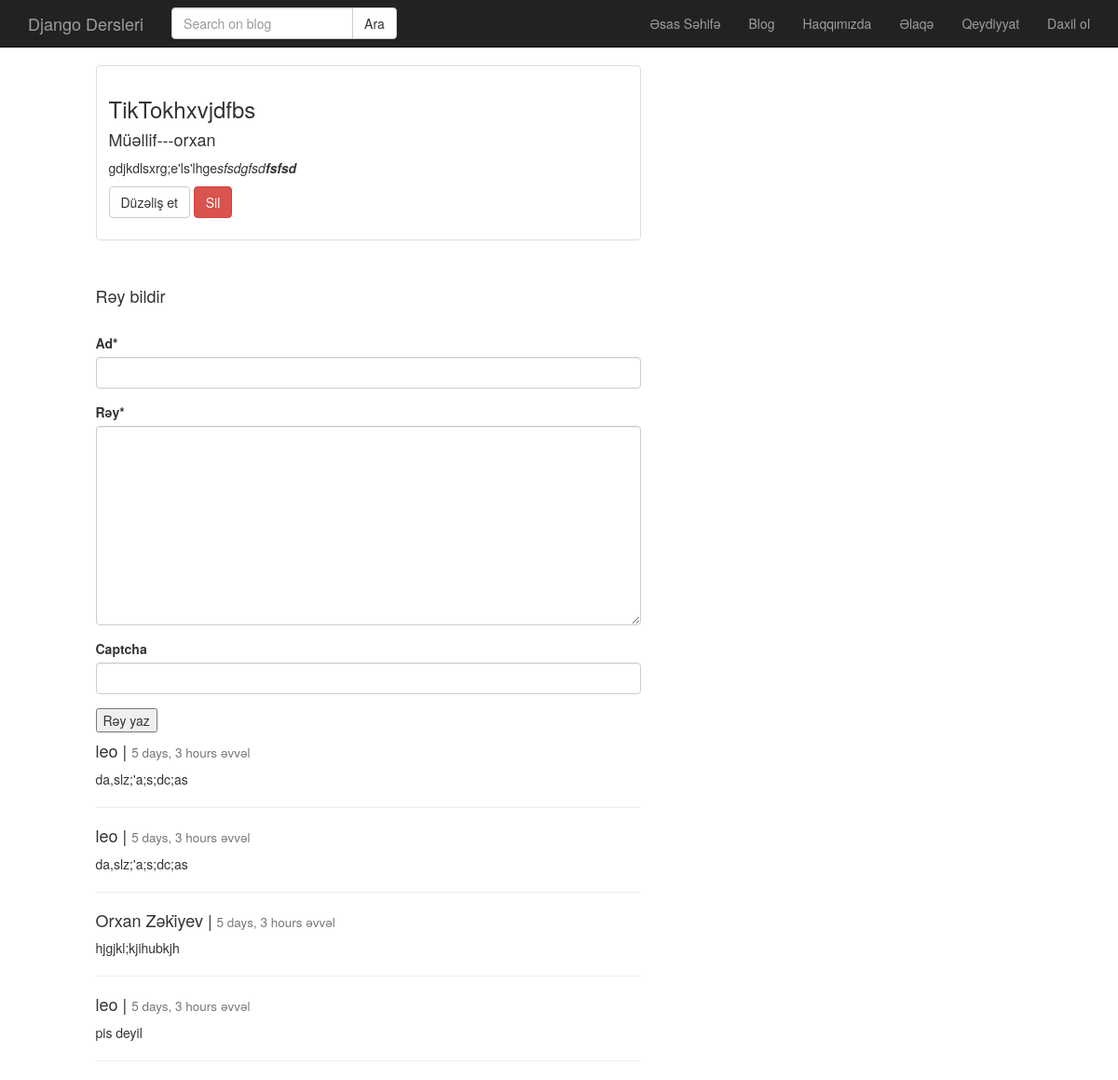
/post/tiktokhxvjdfbs-1/, run on the app's committed database.
### post/models.py (models this page shows, shortened)
class Post(models.Model):
    user = models.ForeignKey("auth.User", verbose_name='Müəllif', on_delete=models.CASCADE,related_name='posts')
    title = models.CharField(verbose_name='Başlıq',max_length=50)
    content = RichTextField(verbose_name ='Mətn')
    publishing_date = models.DateTimeField(verbose_name='Yazılma tarixi',auto_now_add=True)
    image = models.ImageField(null=True, blank=True)
    slug = models.SlugField(unique=True, editable=False, max_length=80)
    def get_update_url(self):
        return reverse("post:update", kwargs={"slug": self.slug})
    def get_delete_url(self):
        return reverse("post:delete", kwargs={"slug": self.slug})
    class Meta:
        ordering = ['-publishing_date']

class Comment(models.Model):
    post = models.ForeignKey("post.Post", on_delete=models.CASCADE,related_name='comments')
    name = models.CharField(verbose_name='Ad', max_length = 250)
    content = models.TextField(verbose_name='Rəy', max_length=250)
    created_date = models.DateTimeField(auto_now_add=True)

### post/views.py (the view)
# urls.py: path('<slug>/', post_detail,name='detail'),
def post_detail(request,slug):
    spec_post = get_object_or_404(Post, slug=slug)
    form_var = CommentForm(request.POST or None, request.FILES or None)
    if form_var.is_valid():
        comment_here = form_var.save(commit=False) # save metodundan qayidan objecti stored_form deyiseninde saxladiq
        comment_here.post = spec_post
        comment_here.save()
        return HttpResponseRedirect(spec_post.get_absolute_url())
    context = {
        'post_det':spec_post,
        'form':form_var,
    }
    return render(request, 'post/detail.html', context)

### post/forms.py
class CommentForm(forms.ModelForm):
    captcha = ReCaptchaField()
    class Meta:
        model = Comment
        fields = [
            'name',
            'content',
        ]

### templates/post/detail.html (shortened to what this page needs)
{% extends "base.html" %} {% block body %}
<div class="row">
    <div class="col-md-6 col-md-offset-1">
        <div class="thumbnail">
            <div class="caption">
                <h3>{{ post_det.title }}<small>{{ post.publishing_date }}</small></h3>
                <h4>Müəllif---{{ post_det.user }}</h4>
                <p>{{ post_det.content|safe|linebreaks }}</p>
                <p>
                    <a href="{{ post_det.get_update_url }}" class="btn btn-default" role="button">Düzəliş et</a>
                    <a href="{{ post_det.get_delete_url }}" class="btn btn-danger" role="button">Sil</a>
                </p>
            </div>
        </div>
        <br>
        <h4>Rəy bildir</h4><br> {% include "post/comment.html" %} {% for comment in post_det.comments.all %}
        <h4>{{ comment.name }} | <small>{{ comment.created_date|timesince }} əvvəl </small></h4>
        <p>{{ comment.content|linebreaks }}</p>
        <hr>{% endfor %}
    </div>
</div>
{% endblock%}

### static/css/style.css (style rules this page uses)
body { padding-top: 70px; }

### data on the page
Post: title "TikTokhxvjdfbs", user "orxan", content "gdjkdlsxrg;e'ls'lhge sfsdgfsd fsfsd"
Comment: name "leo", created_date "5 days, 3 hours", content "da,slz;'a;s;dc;as"
Comment: name "leo", created_date "5 days, 3 hours", content "da,slz;'a;s;dc;as"
Comment: name "Orxan Zəki̇yev", created_date "5 days, 3 hours", content "hjgjkl;kjihubkjh"
Comment: name "leo", created_date "5 days, 3 hours", content "pis deyil"
